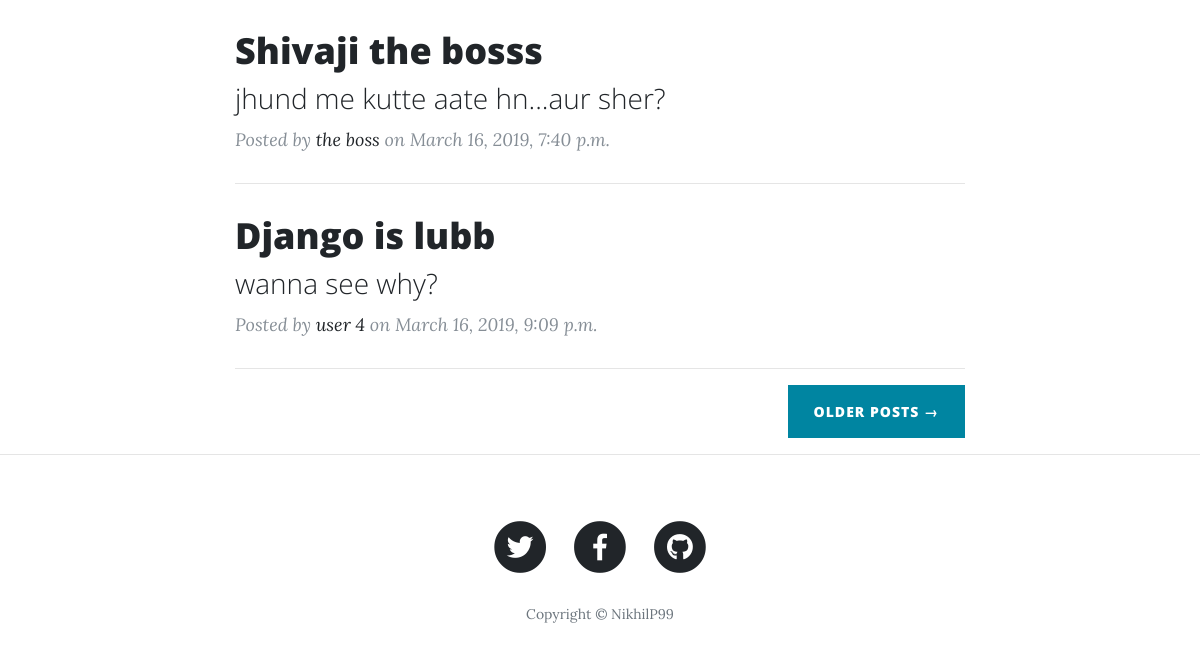
The page /blog/ (lower part) on the database as committed earlier.
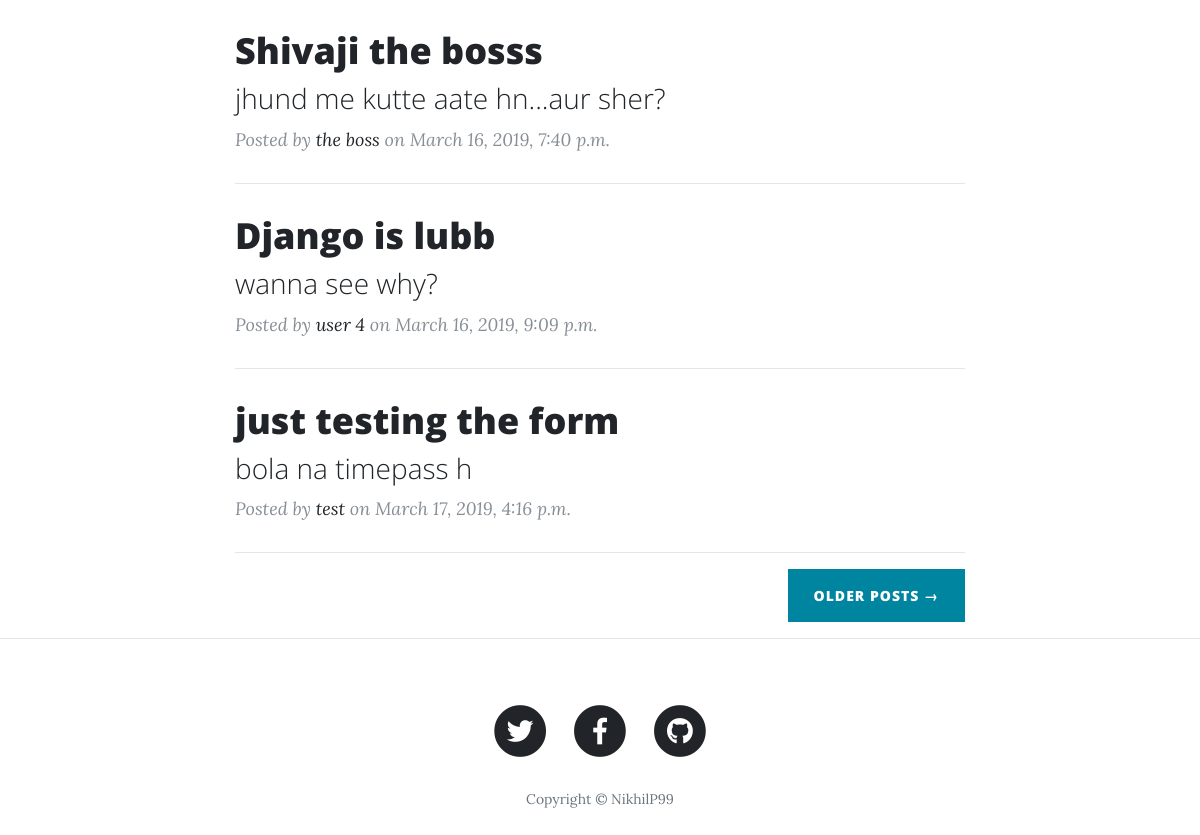
The same page on the database as committed later.
### blog/models.py (models this page shows, shortened)
class Blog(models.Model):
    user = models.CharField(max_length=100)
    blog_title = models.CharField(max_length=100)
    blog_subtitle = models.CharField(max_length=100)
    content = models.TextField(max_length=5000)
    date = models.DateTimeField(auto_now_add=True)

### blog/views.py (the view)
# urls.py: path('', views.all_blogs, name='blog_list'),
def all_blogs(request):
    blogs = Blog.objects.all().order_by('date')
    context = {
    'blogs':blogs,
    }
    return render(request,'blog/index.html', context)

### templates/blog/index.html (shortened to what this page needs)
{% extends 'base.html' %}
  {% block content %}
  <div class="container">
    <div class="row">
      <div class="col-lg-8 col-md-10 mx-auto">
        {% for blog in blogs %}
        <div class="post-preview">
          <a href="{% url 'blog:detail' pk=blog.pk %}">
            <h2 class="post-title">
              {{ blog.blog_title }}
            </h2>
            <h3 class="post-subtitle">
              {{ blog.blog_subtitle }}
            </h3>
          </a>
          <p class="post-meta">Posted by
            <a href="index.html#">{{ blog.user }}</a>
            on {{ blog.date }}</p>
        </div>
        <hr>
        {% endfor %}
        <div class="clearfix">
          <a class="btn btn-primary float-right" href="index.html#">Older Posts &rarr;</a>
        </div>
      </div>
    </div>
  </div>
{% endblock %}

Rows that differ between the two databases and show on the page:
added Blog: blog_title "just testing the form", blog_subtitle "bola na timepass h", user "test", date "March 17, 2019, 4:16 p.m."
